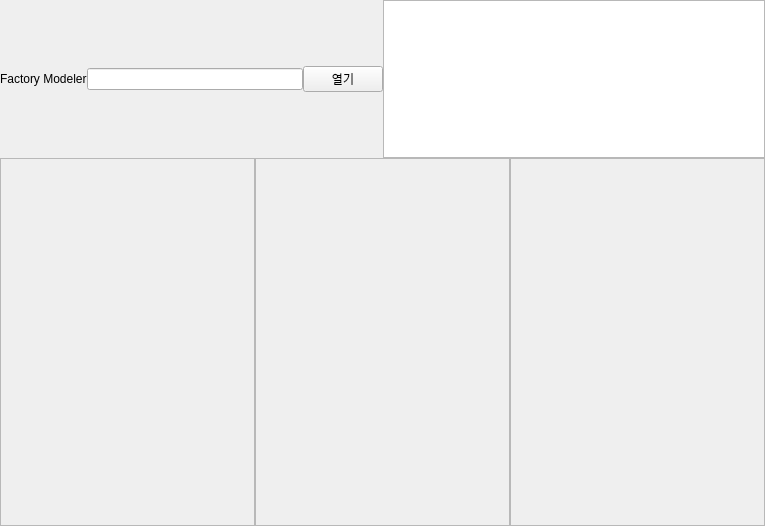
<?xml version="1.0" encoding="UTF-8"?>
<ui version="4.0">
 <class>FMMacro</class>
 <widget class="QWidget" name="FMMacro">
  <property name="geometry">
   <rect>
    <x>0</x>
    <y>0</y>
    <width>765</width>
    <height>526</height>
   </rect>
  </property>
  <property name="windowTitle">
   <string>Form</string>
  </property>
  <layout class="QGridLayout" name="gridLayout_2">
   <property name="leftMargin">
    <number>0</number>
   </property>
   <property name="topMargin">
    <number>0</number>
   </property>
   <property name="rightMargin">
    <number>0</number>
   </property>
   <property name="bottomMargin">
    <number>0</number>
   </property>
   <property name="spacing">
    <number>0</number>
   </property>
   <item row="0" column="0">
    <layout class="QVBoxLayout" name="verticalLayout" stretch="3,7">
     <item>
      <layout class="QHBoxLayout" name="horizontalLayout" stretch="5,5">
       <item>
        <layout class="QVBoxLayout" name="verticalLayout_2">
         <item>
          <layout class="QHBoxLayout" name="horizontalLayout_3">
           <item>
            <widget class="QLabel" name="label">
             <property name="text">
              <string>Factory Modeler</string>
             </property>
            </widget>
           </item>
           <item>
            <widget class="QLineEdit" name="lineEdit"/>
           </item>
           <item>
            <widget class="QPushButton" name="pushButton">
             <property name="text">
              <string>열기</string>
             </property>
            </widget>
           </item>
          </layout>
         </item>
         <item>
          <layout class="QHBoxLayout" name="horizontalLayout_4"/>
         </item>
         <item>
          <layout class="QHBoxLayout" name="horizontalLayout_5"/>
         </item>
        </layout>
       </item>
       <item>
        <layout class="QVBoxLayout" name="verticalLayout_3">
         <item>
          <widget class="QPlainTextEdit" name="plainTextEdit"/>
         </item>
        </layout>
       </item>
      </layout>
     </item>
     <item>
      <layout class="QHBoxLayout" name="horizontalLayout_2" stretch="3,3,3">
       <item>
        <layout class="QVBoxLayout" name="verticalLayout_4">
         <item>
          <widget class="QFrame" name="frame">
           <property name="frameShape">
            <enum>QFrame::Shape::StyledPanel</enum>
           </property>
           <property name="frameShadow">
            <enum>QFrame::Shadow::Raised</enum>
           </property>
          </widget>
         </item>
        </layout>
       </item>
       <item>
        <layout class="QVBoxLayout" name="verticalLayout_6">
         <item>
          <widget class="QFrame" name="frame_2">
           <property name="frameShape">
            <enum>QFrame::Shape::StyledPanel</enum>
           </property>
           <property name="frameShadow">
            <enum>QFrame::Shadow::Raised</enum>
           </property>
          </widget>
         </item>
        </layout>
       </item>
       <item>
        <layout class="QVBoxLayout" name="verticalLayout_5">
         <item>
          <widget class="QFrame" name="frame_3">
           <property name="frameShape">
            <enum>QFrame::Shape::StyledPanel</enum>
           </property>
           <property name="frameShadow">
            <enum>QFrame::Shadow::Raised</enum>
           </property>
          </widget>
         </item>
        </layout>
       </item>
      </layout>
     </item>
    </layout>
   </item>
  </layout>
 </widget>
 <resources/>
 <connections/>
</ui>
